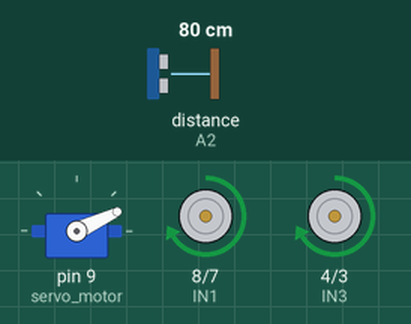
This sketch was run on a simulated Arduino Uno, built with avr-gcc and run on an emulated ATmega328P. On the bench: servo, motor-driver pin pairs drawn as motors (green arrow = first pin HIGH = forward, orange = second pin HIGH = backward, longer = more drive, scaled by the enable pin). The test bench sets the inputs (shaded band); at power-on: distance to the obstacle (sensor on A2) 80 cm. The echo pulse lasts 58.3 µs per cm.

Above: at 3.9 s.
4.0 s: distance to the obstacle (sensor on A2) set to 23 cm
5.5 s: distance to the obstacle (sensor on A2) set to 19 cm
At 7.1 s:
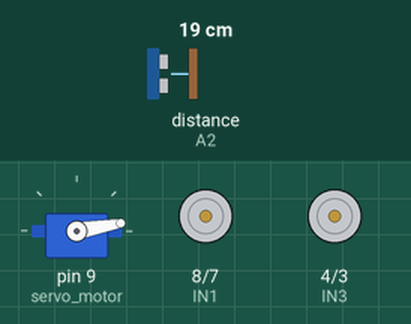
8.5 s: distance to the obstacle (sensor on A2) set to 35 cm
At 9.5 s:
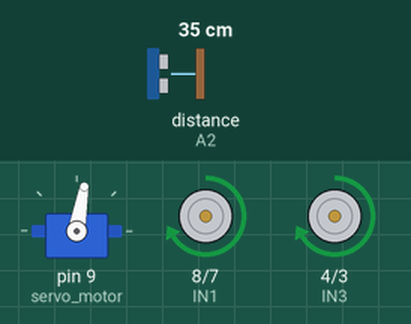
10.6 s: distance to the obstacle (sensor on A2) set to 2 cm
At 13.2 s:
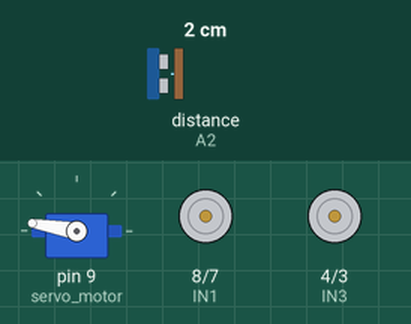
13.6 s: distance to the obstacle (sensor on A2) set to 60 cm
At 14.0 s:
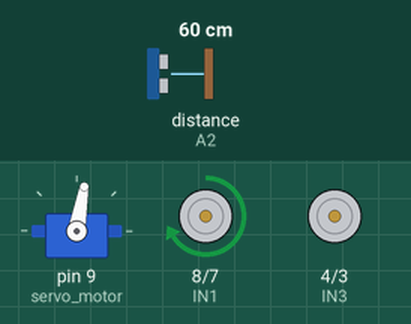
15.8 s: distance to the obstacle (sensor on A2) set to 4 cm
At 16.42 s:
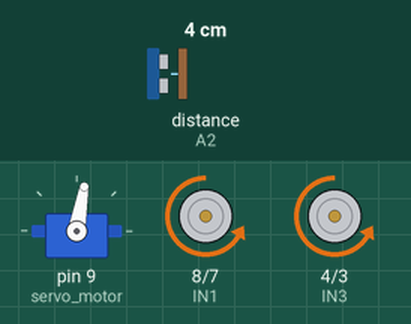
Timing chart, 0 to 19.8 s (numbered marks = the images above; inputs shaded):
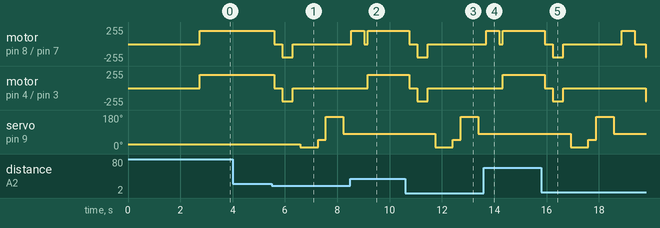

The sketch:

obstale_avoiding_car.ino
```cpp
#include <Servo.h>          //standard library for the servo
#include <NewPing.h>        //for the Ultrasonic sensor function library.

//L298N motor control pins
#define EN1 6
#define IN1 8
#define IN2 7

#define EN2 5
#define IN3 4
#define IN4 3

//sensor pins
#define ECHO_PIN A2
#define TRIG_PIN A3

//speed of car
#define FRW 200
#define BCK -200

#define maximum_distance 200
boolean goesForward = false;
int distance = 100;

const int fh = 500;

NewPing sonar(TRIG_PIN, ECHO_PIN, maximum_distance); //sensor function
Servo servo_motor;

void setup(){

  pinMode(EN1, OUTPUT);
  pinMode(EN2, OUTPUT);
  pinMode(IN1, OUTPUT);
  pinMode(IN2, OUTPUT);
  pinMode(IN3, OUTPUT);
  pinMode(IN4, OUTPUT);

  servo_motor.attach(9); //our servo pin

  servo_motor.write(25);
  delay(2000);
  distance = readPing();
  delay(100);
  distance = readPing();
  delay(100);
  distance = readPing();
  delay(100);
  distance = readPing();
  delay(100);

}

void loop(){

  int distanceRight = 0;
  int distanceLeft = 0;
  int distanceForward = 0;
  delay(50);

  if (distance <= 20)
  {
    drive(0, 0);
    delay(300);
    drive(BCK, BCK);
    delay(400);
    drive(0, 0);
    delay(300);
    distanceRight = lookRight();
    delay(300);
    distanceLeft = lookLeft();
    delay(300);

    if (distance >= distanceLeft)
    {
      drive(0, FRW);
      delay(fh);
      drive(FRW, FRW);
      drive(0, 0);
    }
    else
    {
      drive(FRW, 0);
      delay(fh);
      drive(FRW, FRW);
      drive(0, 0);
    }
  }
  else
  {
    drive(FRW, FRW);
  }
  distance = readPing();
}

int lookRight()
{
  servo_motor.write(10);
  delay(500);
  int distance = readPing();
  delay(100);
  servo_motor.write(50);
  return distance;
}

int lookLeft()
{
  servo_motor.write(170);
  delay(500);
  int distance = readPing();
  delay(100);
  servo_motor.write(80);
  return distance;
}

int readPing(){
  delay(70);
  int cm = sonar.ping_cm();
  if (cm==0)
  {
    cm=250;
  }
  return cm;
}

void drive(int left, int right)
{
  //значение скорости может быть вычислено автоматически
  //поэтому следует убедиться, что оно лежит в допустимом диапазоне
  left = constrain(left, -255, 255);
  right = constrain(right, -255, 255);

  //проверяется знак первого параметра
  //и в зависимости от него задается направление левого мотора
  if(left >= 0)
  {
    digitalWrite(IN1, HIGH);
    digitalWrite(IN2, LOW);
  }
  else
  {
    digitalWrite(IN1, LOW);
    digitalWrite(IN2, HIGH);
  }

  //аналогично для правого мотора
  if(right >= 0)
  {
    digitalWrite(IN3, HIGH);
    digitalWrite(IN4, LOW);
  }
  else
  {
    digitalWrite(IN3, LOW);
    digitalWrite(IN4, HIGH);
  }
  //для задания скоростей используются те же параметры,
  //но с помощью abs() берется их абсолютное значение
  analogWrite(EN2, abs(left));
  analogWrite(EN1, abs(right));

}
```

Measured:
- the behaviour switches between 21 and 20 cm on distance to the obstacle (sensor on A2) (found by bisection; images 0 and 1)
- after the input at 4.0 s, every drawn part: stays the same
- after the input at 5.5 s, motor on pin 8 (IN1) / pin 7 (IN2), motor on pin 4 (IN3) / pin 3 (IN4): forward 200/255 → stopped after 0.09 s, → backward 200/255 0.30 s later, → stopped 0.40 s later; servo on pin 9 (servo_motor): 25° → 10° after 1.1 s, → 50° 0.67 s later, → 170° 0.30 s later, → 80° 0.67 s later
- after the input at 8.5 s, servo on pin 9 (servo_motor): stays 80° (without the input it goes to 10° after 1.7 s)
- after the input at 10.6 s, motor on pin 8 (IN1) / pin 7 (IN2), motor on pin 4 (IN3) / pin 3 (IN4): forward 200/255 → stopped after 0.15 s, → backward 200/255 0.30 s later, → stopped 0.40 s later; servo on pin 9 (servo_motor): 80° → 10° after 1.2 s, → 50° 0.67 s later, → 170° 0.30 s later, → 80° 0.67 s later
- after the input at 13.6 s, servo on pin 9 (servo_motor): stays 80° (without the input it goes to 10° after 1.7 s)
